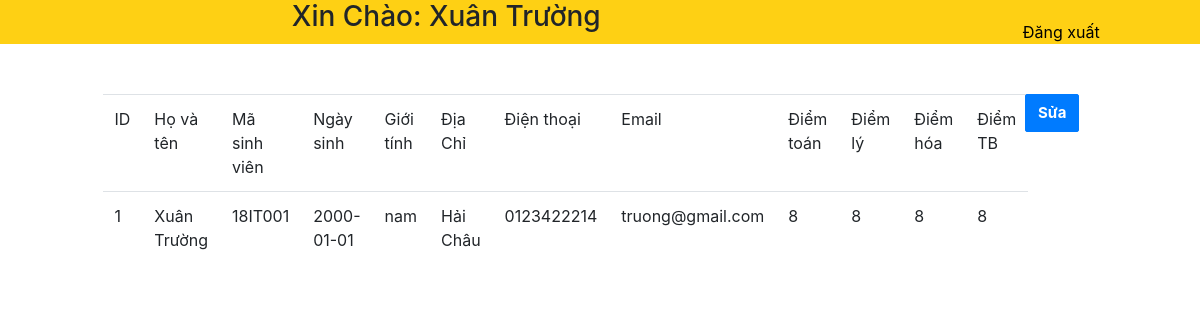
The app's page /php/ttsv.php (signed in) with its own data.
### tables this page shows
CREATE TABLE `tblsinhvien` (
  `id` int(5) NOT NULL,
  `hoten` varchar(50) NOT NULL,
  `masv` varchar(10) NOT NULL,
  `matkhau` varchar(20) NOT NULL,
  `ngaysinh` date NOT NULL,
  `gioitinh` varchar(3) NOT NULL,
  `dt` varchar(11) NOT NULL,
  `email` varchar(100) NOT NULL,
  `diachi` varchar(150) NOT NULL,
  `diemtoan` int(5) NOT NULL,
  `diemly` int(5) NOT NULL,
  `diemhoa` int(5) NOT NULL,
  `diemtb` int(5) NOT NULL,
  `idlop` int(5) NOT NULL
);

### php/ttsv.php (the view, shortened to what this page needs)
<?php session_start();
	$con= mysqli_connect('localhost','root','','sinhvien');
	mysqli_set_charset($con, 'UTF8');
	$sql="select * from tblsinhvien where id='".$_SESSION['id']."'";
	$kq = mysqli_query($con,$sql);
?>
<!DOCTYPE html>
<html>
    <head>
	<link rel="stylesheet" href="https://maxcdn.bootstrapcdn.com/bootstrap/4.3.1/css/bootstrap.min.css">
    <link rel="stylesheet" type="text/css" href="../css/style.css">
</head>
<body>
		<div class="" style="padding-bottom: 50px;">
			<div class="row" >
				<div class="col-md-12" >
					<div class="" >
						<?php include ('header.php'); ?>
					</div>
				</div>
			</div>
		</div>
		<div class="">
			<div class="row">
			    <div class="col-md-1">
			    </div>
			    <div class="col-md-9">
			    	<div class="table table-bored">
			    		<table>
                            <tr>
	                            <td>ID</td>
				    			<td>Họ và tên</td>
				    			<td>Mã sinh viên</td>
				    			<td>Ngày sinh</td>
				    			<td>Giới tính</td>
				    			<td>Địa Chỉ</td>
				    			<td>Điện thoại</td>
				    			<td>Email</td>
				    			<td>Điểm toán</td>
				    			<td>Điểm lý</td>
				    			<td>Điểm hóa</td>
				    			<td>Điểm TB</td>
                            </tr>
                            <tr>
                            	<?php
                            		while ($row = mysqli_fetch_array($kq)) {
                            		    echo '<tr>';
                            		    echo '<td>'.$row["id"].'</td>';
                            		    echo '<td>'.$row["hoten"].'</td>';
                            		    echo '<td>'.$row["masv"].'</td>';
                            		    echo '<td>'.$row["ngaysinh"].'</td>';
                            		    echo '<td>'.$row["gioitinh"].'</td>';
                            		    echo '<td>'.$row["diachi"].'</td>';
                            		    echo '<td>'.$row["dt"].'</td>';
                            		    echo '<td>'.$row["email"].'</td>';
                            		    echo '<td>'.$row["diemtoan"].'</td>';
                            		    echo '<td>'.$row["diemly"].'</td>';
                            		    echo '<td>'.$row["diemhoa"].'</td>';
                            		    echo '<td>'.$row["diemtb"].'</td>';
                            		    echo '</tr>';
                            		}
                            	?>
                            </tr>
			    		</table>
			    	</div>
			    </div>
			    <div class="col-md-2">
			    	<a href="Edit_SV.php" title=""> <button type="button" class="btn btn-primary" >Sửa</button></a>
			    </div>
			</div>
		</div>
</body>
</html>

### css/style.css (style rules this page uses)
a { margin: 0 auto; text-decoration: none; color: black; }
.form-control, .btn { min-height: 38px; border-radius: 2px; }
.btn { font-size: 15px; font-weight: bold; }

### records on screen
tblsinhvien: id "1", hoten "Xuân Trường", masv "18IT001", ngaysinh "2000-01-01", gioitinh "nam", diachi "Hải Châu", dt "0123422214", email "truong@gmail.com", diemtoan "8", diemly "8", diemhoa "8", diemtb "8"

### other values on screen
$_SESSION['Position'] "Xuân Trường"
